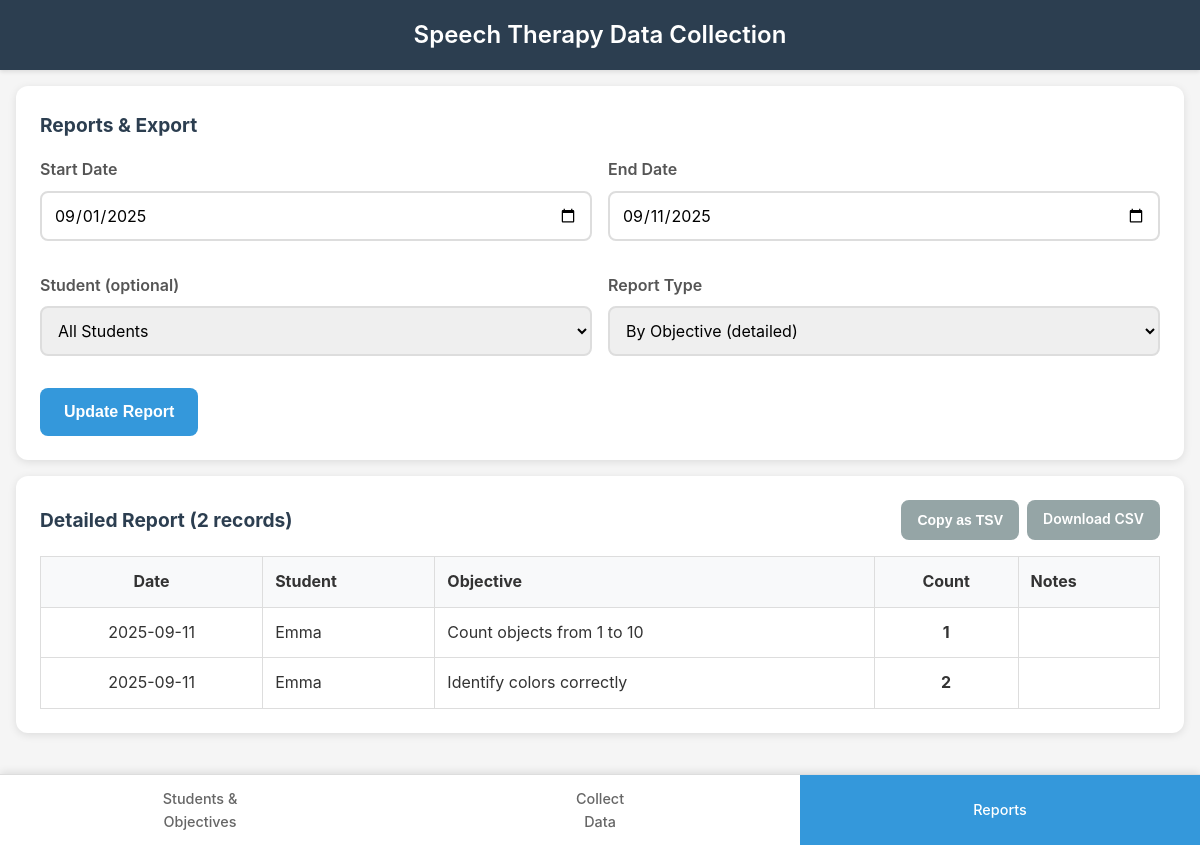
/report, run on an earlier commit of the app's database.
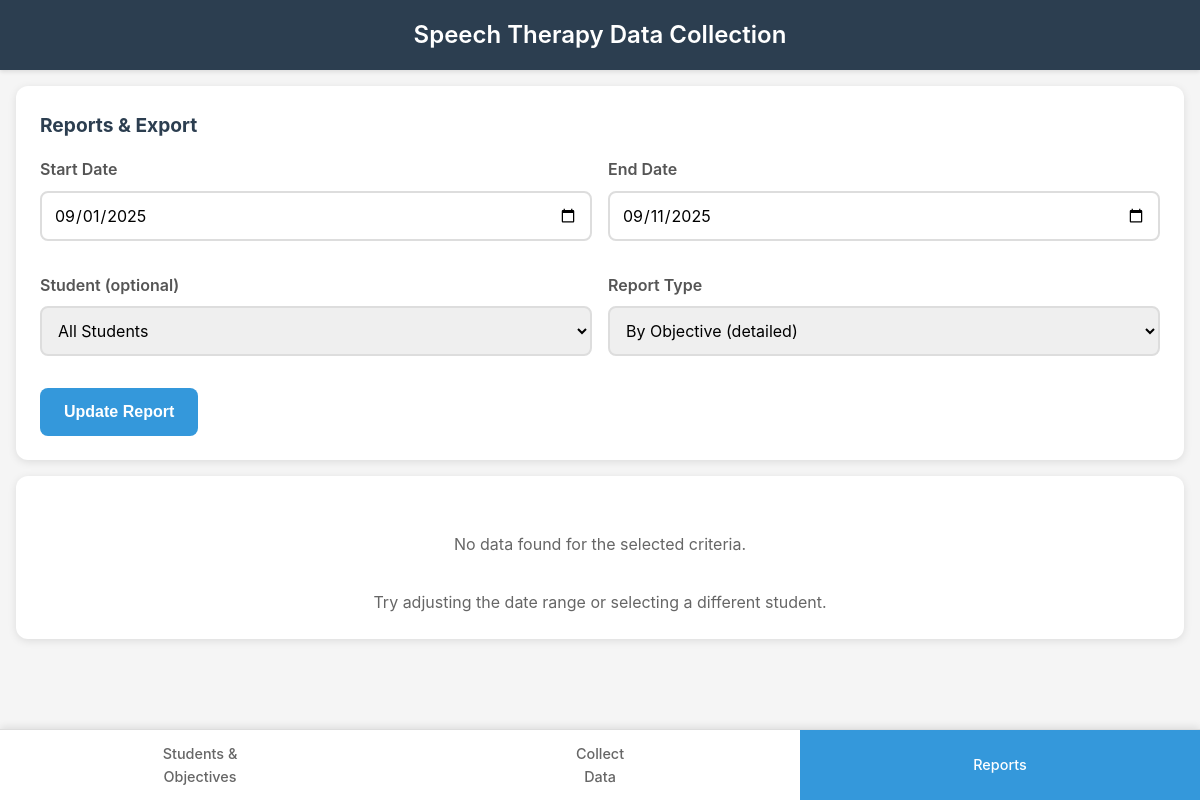
And on a later commit of the database.
### tables this page shows
CREATE TABLE events (
            id INTEGER PRIMARY KEY AUTOINCREMENT,
            session_id INTEGER NOT NULL,
            student_id INTEGER NOT NULL,
            objective_id INTEGER NOT NULL,
            count INTEGER NOT NULL DEFAULT 0,
            notes TEXT, activity TEXT, prompt_level TEXT,
            FOREIGN KEY (session_id) REFERENCES sessions (id) ON DELETE CASCADE,
            FOREIGN KEY (student_id) REFERENCES students (id) ON DELETE CASCADE,
            FOREIGN KEY (objective_id) REFERENCES objectives (id) ON DELETE CASCADE,
            UNIQUE(session_id, student_id, objective_id)
        );

CREATE TABLE students (
            id INTEGER PRIMARY KEY AUTOINCREMENT,
            first_name TEXT UNIQUE NOT NULL
        );

CREATE TABLE objectives (
            id INTEGER PRIMARY KEY AUTOINCREMENT,
            student_id INTEGER NOT NULL,
            objective_text TEXT NOT NULL,
            FOREIGN KEY (student_id) REFERENCES students (id) ON DELETE CASCADE
        );

### app.py (the view)
@app.route('/report')
def report():
    start_date = request.args.get('start_date', '')
    end_date = request.args.get('end_date', '')
    student_id = request.args.get('student_id', '')
    report_type = request.args.get('type', 'by_objective')
    conn = get_db()
    students = conn.execute('SELECT id, first_name FROM students ORDER BY first_name').fetchall()
    if not start_date:
        start_date = (date.today().replace(day=1)).isoformat()
    if not end_date:
        end_date = date.today().isoformat()
    params = []
    where_clauses = []
    if start_date:
        where_clauses.append('s.date >= ?')
        params.append(start_date)
    if end_date:
        where_clauses.append('s.date <= ?')
        params.append(end_date)
    if student_id:
        where_clauses.append('st.id = ?')
        params.append(student_id)
    where_sql = 'WHERE ' + ' AND '.join(where_clauses) if where_clauses else ''
    if report_type == 'summary':
        query = f'''
            SELECT st.first_name as student, o.objective_text as objective,
                   SUM(e.count) as total_count,
                   MIN(s.date) as start_date,
                   MAX(s.date) as end_date
            FROM events e
            JOIN sessions s ON e.session_id = s.id
            JOIN students st ON e.student_id = st.id
            JOIN objectives o ON e.objective_id = o.id
            {where_sql}
            GROUP BY st.id, o.id
            ORDER BY st.first_name, o.objective_text
        '''
    else:
        query = f'''
            SELECT s.date, st.first_name as student, o.objective_text as objective,
                   e.count, e.notes
            FROM events e
            JOIN sessions s ON e.session_id = s.id
            JOIN students st ON e.student_id = st.id
            JOIN objectives o ON e.objective_id = o.id
            {where_sql}
            ORDER BY s.date DESC, st.first_name, o.objective_text
        '''
    report_data = conn.execute(query, params).fetchall()
    conn.close()
    return render_template('report.html',
                         report_data=report_data,
                         students=students,
                         start_date=start_date,
                         end_date=end_date,
                         student_id=student_id,
                         report_type=report_type)

### app.py (called while the page is built)
def get_db():
    conn = sqlite3.connect(app.config['DATABASE'])
    conn.execute('PRAGMA foreign_keys = ON')
    conn.row_factory = sqlite3.Row
    return conn

### templates/report.html (shortened to what this page needs)
{% extends "base.html" %}
{% block content %}
<div class="card">
    <h3>Reports & Export</h3>
    <form method="GET" class="grid grid-2">
        <div class="form-group">
            <label for="start_date">Start Date</label>
            <input type="date" id="start_date" name="start_date" value="{{ start_date }}">
        </div>
        <div class="form-group">
            <label for="end_date">End Date</label>
            <input type="date" id="end_date" name="end_date" value="{{ end_date }}">
        </div>
        <div class="form-group">
            <label for="student_id">Student (optional)</label>
            <select id="student_id" name="student_id">
                <option value="">All Students</option>
            </select>
        </div>
        <div class="form-group">
            <label for="type">Report Type</label>
            <select id="type" name="type">
                <option value="by_objective" {% if report_type == 'by_objective' %}selected{% endif %}>
                    By Objective (detailed)
                </option>
            </select>
        </div>
        <div style="grid-column: span 2;">
            <button type="submit" class="btn">Update Report</button>
        </div>
    </form>
</div>
{% if report_data %}
<div class="card">
    <div style="display: flex; justify-content: space-between; align-items: center; margin-bottom: 1rem; flex-wrap: wrap; gap: 0.5rem;">
        <h3 style="margin: 0;">
            {% if report_type == 'summary' %}Summary Report{% else %}Detailed Report{% endif %}
            ({{ report_data|length }} records)
        </h3>
        <div style="display: flex; gap: 0.5rem; flex-wrap: wrap;">
            <button class="btn btn-secondary btn-small" onclick="copyTableAsTSV()">
                Copy as TSV
            </button>
            <a href="{{ url_for('report_csv', start_date=start_date, end_date=end_date, student_id=student_id, type=report_type) }}"
               class="btn btn-secondary btn-small">
                Download CSV
            </a>
        </div>
    </div>
    <div style="overflow-x: auto;">
        <table id="report-table" style="width: 100%; border-collapse: collapse; background: white;">
            <thead>
                <tr style="background: #f8f9fa;">
                    {% if report_type == 'summary' %}
                        <th style="padding: 12px; border: 1px solid #ddd; text-align: left;">Student</th>
                        <th style="padding: 12px; border: 1px solid #ddd; text-align: left;">Objective</th>
                        <th style="padding: 12px; border: 1px solid #ddd; text-align: center;">Total Count</th>
                        <th style="padding: 12px; border: 1px solid #ddd; text-align: center;">Start Date</th>
                        <th style="padding: 12px; border: 1px solid #ddd; text-align: center;">End Date</th>
                    {% else %}
                        <th style="padding: 12px; border: 1px solid #ddd; text-align: center;">Date</th>
                        <th style="padding: 12px; border: 1px solid #ddd; text-align: left;">Student</th>
                        <th style="padding: 12px; border: 1px solid #ddd; text-align: left;">Objective</th>
                        <th style="padding: 12px; border: 1px solid #ddd; text-align: center;">Count</th>
                        <th style="padding: 12px; border: 1px solid #ddd; text-align: left;">Notes</th>
                    {% endif %}
                </tr>
            </thead>
            <tbody>
                {% for row in report_data %}
                <tr>
                    {% if report_type == 'summary' %}
                        <td style="padding: 12px; border: 1px solid #ddd;">{{ row.student }}</td>
                        <td style="padding: 12px; border: 1px solid #ddd;">{{ row.objective }}</td>
                        <td style="padding: 12px; border: 1px solid #ddd; text-align: center; font-weight: bold;">{{ row.total_count }}</td>
                        <td style="padding: 12px; border: 1px solid #ddd; text-align: center;">{{ row.start_date }}</td>
                        <td style="padding: 12px; border: 1px solid #ddd; text-align: center;">{{ row.end_date }}</td>
                    {% else %}
                        <td style="padding: 12px; border: 1px solid #ddd; text-align: center;">{{ row.date }}</td>
                        <td style="padding: 12px; border: 1px solid #ddd;">{{ row.student }}</td>
                        <td style="padding: 12px; border: 1px solid #ddd;">{{ row.objective }}</td>
                        <td style="padding: 12px; border: 1px solid #ddd; text-align: center; font-weight: bold;">{{ row.count }}</td>
                        <td style="padding: 12px; border: 1px solid #ddd;">{{ row.notes or '' }}</td>
                    {% endif %}
                </tr>
                {% endfor %}
            </tbody>
        </table>
    </div>
</div>
{% else %}
<div class="card text-center">
    <p style="color: #666; padding: 2rem;">No data found for the selected criteria.</p>
    <p style="color: #666;">Try adjusting the date range or selecting a different student.</p>
</div>
{% endif %}
{% endblock %}

### templates/base.html (shortened to what this page needs)
<!DOCTYPE html>
<html lang="en">
<head>
</head>
<body>
    <div class="header">
        <h1>Speech Therapy Data Collection</h1>
    </div>
    <div class="container">
        {% block content %}{% endblock %}
    </div>
    <nav class="nav">
        <a href="/students" class="nav-item {% if request.endpoint == 'students' %}active{% endif %}">
            Students &<br>Objectives
        </a>
        <a href="/collect" class="nav-item {% if request.endpoint == 'collect' %}active{% endif %}">
            Collect<br>Data
        </a>
        <a href="/report" class="nav-item {% if request.endpoint == 'report' %}active{% endif %}">
            Reports
        </a>
    </nav>
</body>
</html>

### templates/base.html (style rules this page uses)
* { margin: 0; padding: 0; box-sizing: border-box; }
body { font-family: -apple-system, BlinkMacSystemFont, 'Segoe UI', Roboto, sans-serif; line-height: 1.6; color: #333; background-color: #f5f5f5; padding-bottom: 80px; }
.header { background: #2c3e50; color: white; padding: 1rem; text-align: center; box-shadow: 0 2px 4px rgba(0,0,0,0.1); }
.header h1 { font-size: 1.5rem; font-weight: 600; }
.container { max-width: 1200px; margin: 0 auto; padding: 1rem; }
.nav { position: fixed; bottom: 0; left: 0; right: 0; background: white; border-top: 1px solid #ddd; display: flex; box-shadow: 0 -2px 8px rgba(0,0,0,0.1); z-index: 1000; }
.nav-item { flex: 1; text-align: center; padding: 12px 8px; text-decoration: none; color: #666; font-size: 0.9rem; font-weight: 500; min-height: 60px; display: flex; flex-direction: column; justify-content: center; transition: background-color 0.2s, color 0.2s; }
.nav-item:hover, .nav-item.active { background: #3498db; color: white; }
.form-group { margin-bottom: 1rem; }
label { display: block; margin-bottom: 0.5rem; font-weight: 600; color: #555; }
input, textarea, select { width: 100%; padding: 12px; border: 2px solid #ddd; border-radius: 8px; font-size: 16px; font-family: inherit; transition: border-color 0.2s; }
.btn { display: inline-block; padding: 12px 24px; background: #3498db; color: white; border: none; border-radius: 8px; font-size: 16px; font-weight: 600; text-decoration: none; text-align: center; cursor: pointer; transition: background-color 0.2s, transform 0.1s; min-height: 48px; min-width: 48px; }
.card { background: white; border-radius: 12px; padding: 1.5rem; margin-bottom: 1rem; box-shadow: 0 2px 8px rgba(0,0,0,0.1); }
.card h3 { margin-bottom: 1rem; color: #2c3e50; font-size: 1.2rem; }
.grid { display: grid; gap: 1rem; }
.grid-2 { grid-template-columns: 1fr 1fr; }
.text-center { text-align: center; }

What changed in the data, as far as the page shows it:
removed events: date "2025-09-11", student "Emma", objective "Count objects from 1 to 10", count "1"
removed events: date "2025-09-11", student "Emma", objective "Identify colors correctly", count "2"
Also different on the page:
{{ report_data|length }}: "2" → (not shown)
text no longer shown: "Detailed Report ( records) Copy as TSV Download CSV Date Student Objective Count Notes"
text now shown: "No data found for the selected criteria. Try adjusting the date range or selecting a different student."
